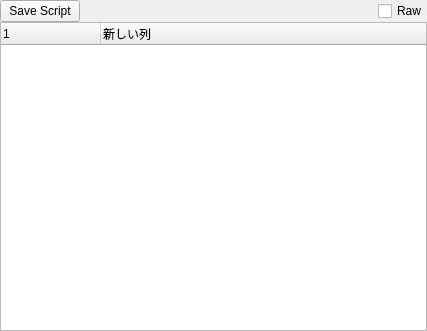
<?xml version="1.0" encoding="UTF-8"?>
<ui version="4.0">
 <class>UIModFileView</class>
 <widget class="QWidget" name="UIModFileView">
  <property name="geometry">
   <rect>
    <x>0</x>
    <y>0</y>
    <width>427</width>
    <height>331</height>
   </rect>
  </property>
  <property name="windowTitle">
   <string>Form</string>
  </property>
  <layout class="QVBoxLayout" name="verticalLayout">
   <property name="spacing">
    <number>0</number>
   </property>
   <property name="leftMargin">
    <number>0</number>
   </property>
   <property name="topMargin">
    <number>0</number>
   </property>
   <property name="rightMargin">
    <number>0</number>
   </property>
   <property name="bottomMargin">
    <number>0</number>
   </property>
   <item>
    <widget class="QWidget" name="toolArea" native="true">
     <layout class="QHBoxLayout" name="horizontalLayout">
      <property name="spacing">
       <number>0</number>
      </property>
      <property name="leftMargin">
       <number>0</number>
      </property>
      <property name="topMargin">
       <number>0</number>
      </property>
      <property name="rightMargin">
       <number>0</number>
      </property>
      <property name="bottomMargin">
       <number>0</number>
      </property>
      <item>
       <widget class="QPushButton" name="pushButton">
        <property name="text">
         <string>Save Script</string>
        </property>
       </widget>
      </item>
      <item>
       <spacer name="horizontalSpacer">
        <property name="orientation">
         <enum>Qt::Horizontal</enum>
        </property>
        <property name="sizeHint" stdset="0">
         <size>
          <width>40</width>
          <height>20</height>
         </size>
        </property>
       </spacer>
      </item>
      <item>
       <widget class="QCheckBox" name="checkBox">
        <property name="text">
         <string>Raw</string>
        </property>
       </widget>
      </item>
     </layout>
    </widget>
   </item>
   <item>
    <widget class="QTreeWidget" name="treeWidget">
     <property name="alternatingRowColors">
      <bool>true</bool>
     </property>
     <column>
      <property name="text">
       <string/>
      </property>
     </column>
     <column>
      <property name="text">
       <string>新しい列</string>
      </property>
     </column>
    </widget>
   </item>
  </layout>
 </widget>
 <resources/>
 <connections/>
</ui>
